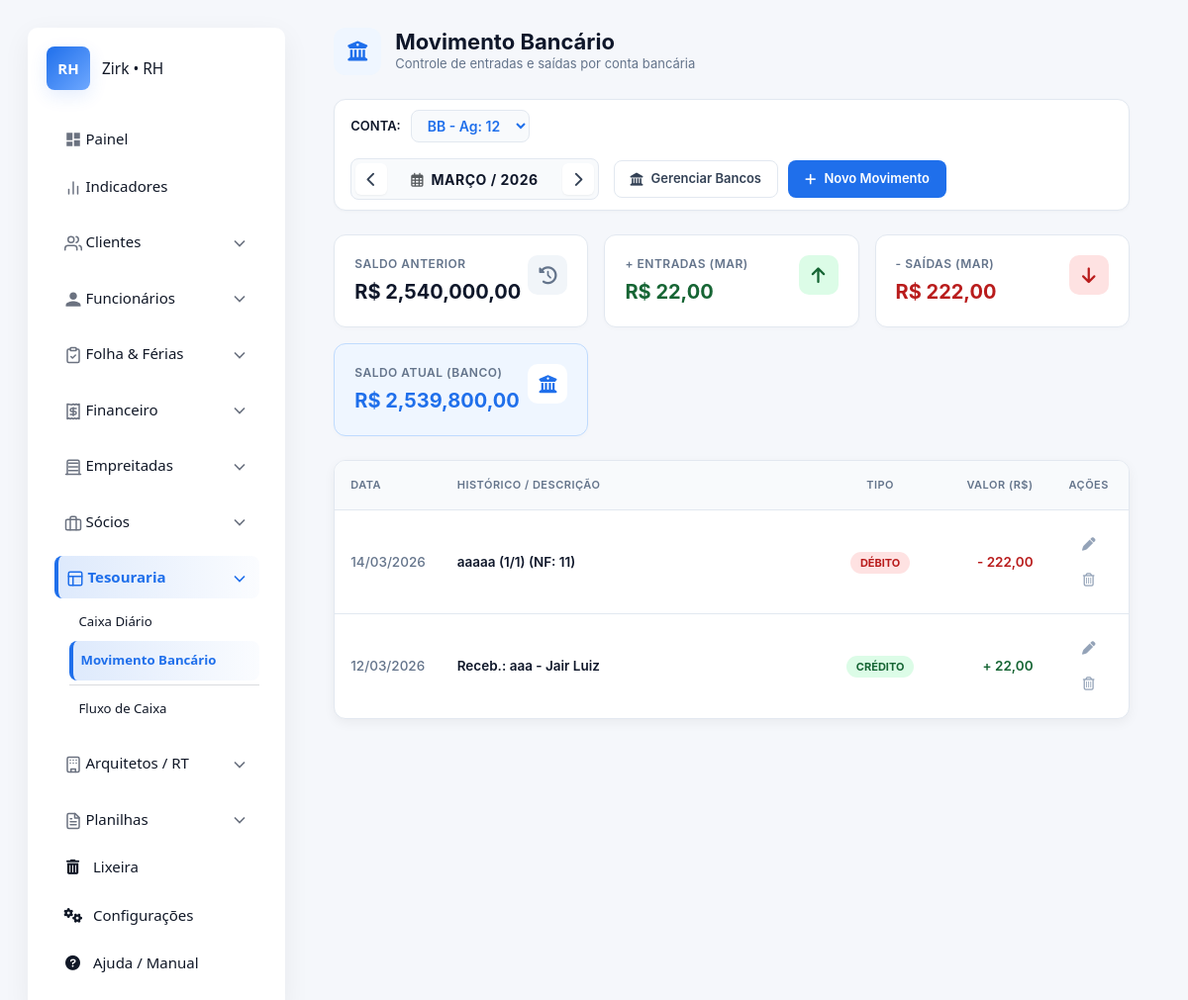
The page /receber/movimento-banco/ (signed in) on the database as committed earlier.
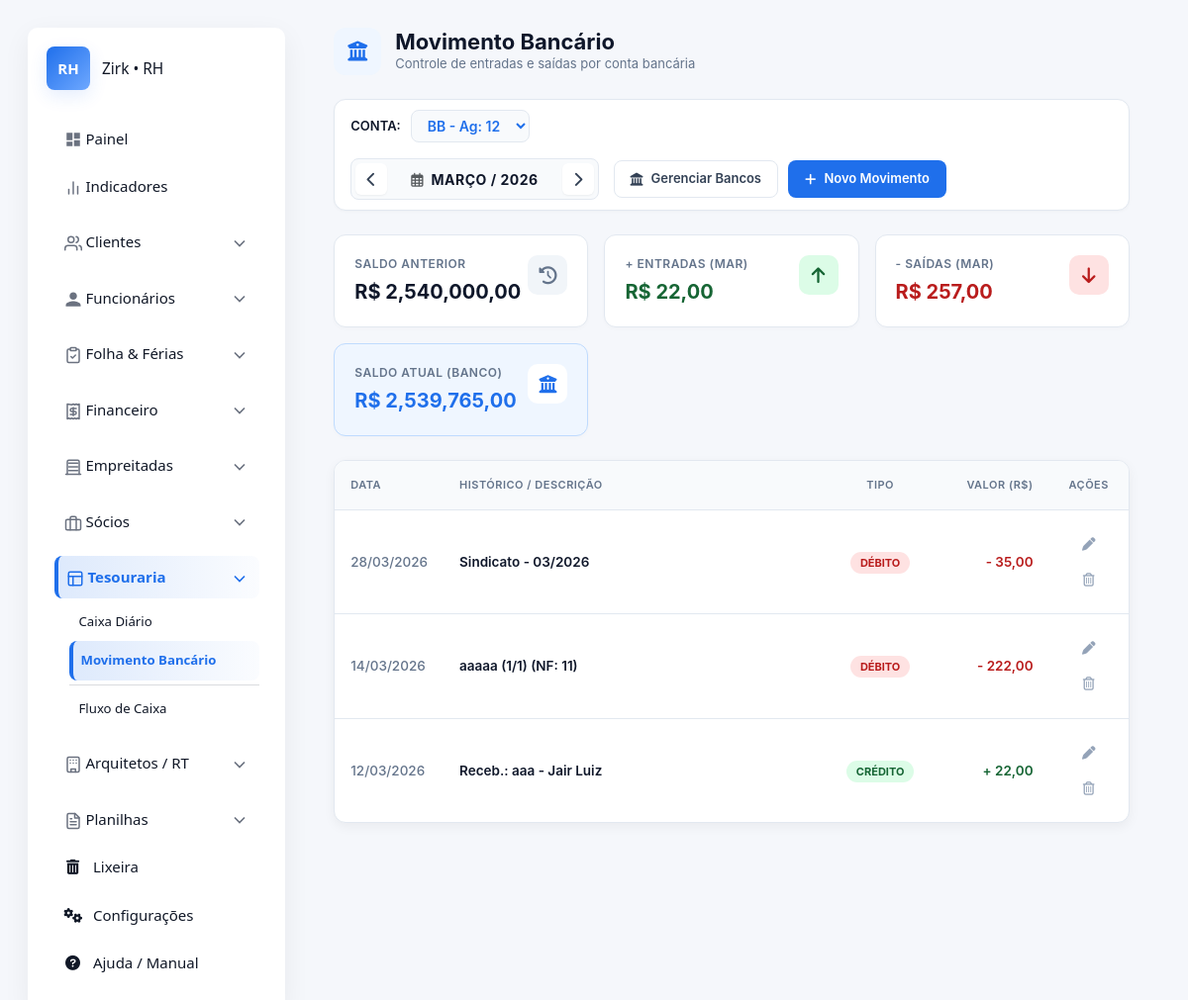
The same page on the database as committed later.
### apps/financeiro/receber/models.py (models this page shows, shortened)
class MovimentoBanco(SoftDeleteMixin):
    TIPO_CHOICES = [
        ('E', 'Entrada'),
        ('S', 'Saída'),
    ]
    banco = models.ForeignKey(Banco, on_delete=models.CASCADE, related_name='movimentos')
    data = models.DateField()
    historico = models.CharField(max_length=255)
    tipo = models.CharField(max_length=1, choices=TIPO_CHOICES)
    valor = models.DecimalField(max_digits=10, decimal_places=2)

### apps/financeiro/receber/views.py (the view)
# urls.py: path('movimento-banco/', views.movimento_banco_view, name='movimento_banco'),
@login_required
def movimento_banco_view(request):
    todos_bancos = Banco.objects.all()
    if not todos_bancos.exists():
        return redirect('receber:bancos_list') # Redireciona para criar um banco se não houver nenhum
    banco_id = request.GET.get('banco_id')
    if banco_id:
        banco_selecionado = get_object_or_404(Banco, pk=banco_id)
    else:
        banco_selecionado = todos_bancos.first() # Pega o primeiro se não for passado nada
    hoje = date.today()
    try:
        ano = int(request.GET.get('ano', hoje.year))
        mes = int(request.GET.get('mes', hoje.month))
    except ValueError:
        ano = hoje.year
        mes = hoje.month
    data_inicio = date(ano, mes, 1)
    ultimo_dia = calendar.monthrange(ano, mes)[1]
    if request.method == 'POST':
        form = MovimentoBancoForm(request.POST)
        if form.is_valid():
            movimento = form.save(commit=False)
            movimento.banco = banco_selecionado # Associa ao banco atual da tela
            movimento.save()
            return redirect(f'{request.path}?banco_id={banco_selecionado.id}&ano={ano}&mes={mes}')
    else:
        initial_date = hoje if (hoje.year == ano and hoje.month == mes) else data_inicio
        form = MovimentoBancoForm(initial={'data': initial_date, 'tipo': 'S'})
    saldo_inicial_cadastro = banco_selecionado.saldo_inicial
    entradas_ant = MovimentoBanco.objects.filter(
        banco=banco_selecionado,
        data__lt=data_inicio,
        tipo='E'
    ).aggregate(s=Coalesce(Sum('valor'), Decimal(0)))['s']
    saidas_ant = MovimentoBanco.objects.filter(
        banco=banco_selecionado,
        data__lt=data_inicio,
        tipo='S'
    ).aggregate(s=Coalesce(Sum('valor'), Decimal(0)))['s']
    saldo_anterior = saldo_inicial_cadastro + entradas_ant - saidas_ant
    movimentacoes = MovimentoBanco.objects.filter(
        banco=banco_selecionado,
        data__year=ano,
        data__month=mes
    ).order_by('-data', '-id')
    total_entradas_mes = movimentacoes.filter(tipo='E').aggregate(s=Coalesce(Sum('valor'), Decimal(0)))['s']
    total_saidas_mes = movimentacoes.filter(tipo='S').aggregate(s=Coalesce(Sum('valor'), Decimal(0)))['s']
    saldo_atual = saldo_anterior + total_entradas_mes - total_saidas_mes
    data_nav = date(ano, mes, 1)
    prox_mes_data = (data_nav + timedelta(days=32)).replace(day=1)
    ant_mes_data = (data_nav - timedelta(days=1)).replace(day=1)
    context = {
        'todos_bancos': todos_bancos,
        'banco_selecionado': banco_selecionado,
        'movimentacoes': movimentacoes,
        'saldo_anterior': saldo_anterior,
        'total_entradas': total_entradas_mes,
        'total_saidas': total_saidas_mes,
        'saldo_atual': saldo_atual,
        'form': form,
        'mes_atual': mes,
        'ano_atual': ano,
        'data_ref': data_nav,
        'prox_mes': prox_mes_data.month,
        'prox_ano': prox_mes_data.year,
        'ant_mes': ant_mes_data.month,
        'ant_ano': ant_mes_data.year,
    }
    return render(request, 'core/financeiro/receber/movimento_banco.html', context)

### apps/financeiro/receber/forms.py
class MovimentoBancoForm(forms.ModelForm):
    class Meta:
        model = MovimentoBanco
        fields = ['banco', 'data', 'historico', 'tipo', 'valor']
        widgets = {
            'banco': forms.Select(attrs={'class': 'form-control'}),
            'data': forms.DateInput(attrs={'type': 'date', 'class': 'form-control'}, format='%Y-%m-%d'),
            'historico': forms.TextInput(attrs={'class': 'form-control'}),
            'tipo': forms.Select(attrs={'class': 'form-control'}),
            'valor': forms.NumberInput(attrs={'class': 'form-control', 'step': '0.01'}),
        }

### apps/configuracoes/context_processors.py (called while the page is built)
def configuracoes_globais(request):
    return {}

### apps/configuracoes/mixin.py (called while the page is built)
    def get_queryset(self):
        return super().get_queryset().filter(is_deleted=False)

### apps/ferias/service.py (called while the page is built)
def atualizar_todos_periodos():
    funcionarios = Funcionario.objects.all() # O SoftDeleteMixin já deve filtrar os deletados
    for func in funcionarios:
        if getattr(func, 'is_deleted', False):
            continue
        gerar_novo_periodo_aquisitivo(func)

### templates/core/financeiro/receber/movimento_banco.html (shortened to what the changed rows need)
{% extends 'core/base.html' %}
{% load humanize %}
{% load static %}
{% block content %}
<div class="page-container">
    <div class="page-header">
        <div class="header-left">
            <div class="header-content">
                <h1>Movimento Bancário</h1>
            </div>
        </div>
    </div>
    <div class="metrics-grid">
        <div class="metric-card card-red">
            <div class="metric-info"><span class="metric-label">- Saídas ({{ data_ref|date:"M" }})</span><span class="metric-value">R$ {{ total_saidas|floatformat:2|intcomma }}</span></div>
        </div>
        <div class="metric-card card-blue">
            <div class="metric-info"><span class="metric-label">Saldo Atual (Banco)</span><span class="metric-value">R$ {{ saldo_atual|floatformat:2|intcomma }}</span></div>
        </div>
    </div>
    <div class="list-panel">
        <div class="table-container">
            <table class="clean-table">
                <thead>
                    <tr>
                        <th width="12%">Data</th>
                        <th>Histórico / Descrição</th>
                        <th width="10%" class="text-center">Tipo</th>
                        <th width="15%" class="text-end">Valor (R$)</th>
                        <th width="10%" class="text-center">Ações</th>
                    </tr>
                </thead>
                <tbody>
                    {% for item in movimentacoes %}
                    <tr>
                        <td style="color: var(--text-muted); font-weight: 500;">{{ item.data|date:"d/m/Y" }}</td>
                        <td style="font-weight: 600; color: var(--text-dark);">{{ item.historico }}</td>
                        <td class="text-center">
                            {% if item.tipo == 'E' %}
                                <span class="badge-tipo badge-entrada">Crédito</span>
                            {% else %}
                                <span class="badge-tipo badge-saida">Débito</span>
                            {% endif %}
                        </td>
                        <td class="text-end font-weight-bold">
                            {% if item.tipo == 'E' %}
                                <span class="val-entrada">+ {{ item.valor|floatformat:2|intcomma }}</span>
                            {% else %}
                                <span class="val-saida">- {{ item.valor|floatformat:2|intcomma }}</span>
                            {% endif %}
                        </td>
                        <td class="text-center">
                            <button type="button"
                                    class="btn-icon-action"
                                    data-bs-toggle="modal"
                                    data-bs-target="#modalEditar"
                                    data-url="{% url 'receber:movimento_banco_edit' item.pk %}"
                                    data-data="{{ item.data|date:'Y-m-d' }}"
                                    data-tipo="{{ item.tipo }}"
                                    data-valor="{{ item.valor|stringformat:'.2f' }}"
                                    data-historico="{{ item.historico }}"
                                    data-banco-id="{{ banco_selecionado.id }}">
                                <i class="fas fa-pen"></i>
                            </button>
                            <form action="{% url 'receber:movimento_banco_delete' item.pk %}" method="POST" onsubmit="return confirm('Excluir este lançamento?');" style="display:inline;">
                                <button type="submit" class="btn-icon-action btn-icon-delete" title="Excluir">
                                    <i class="far fa-trash-alt"></i>
                                </button>
                            </form>
                        </td>
                    </tr>
                    {% endfor %}
                </tbody>
            </table>
        </div>
    </div>
</div>
{% endblock %}

Rows that differ between the two databases and show on the page:
added MovimentoBanco: data "28/03/2026", historico "Sindicato - 03/2026", tipo "DÉBITO", valor "35,00"
Other text that changed with them:
{{ total_saidas|floatformat:2|intcomma }}: "222,00" → "257,00"
{{ saldo_atual|floatformat:2|intcomma }}: "2,539,800,00" → "2,539,765,00"
